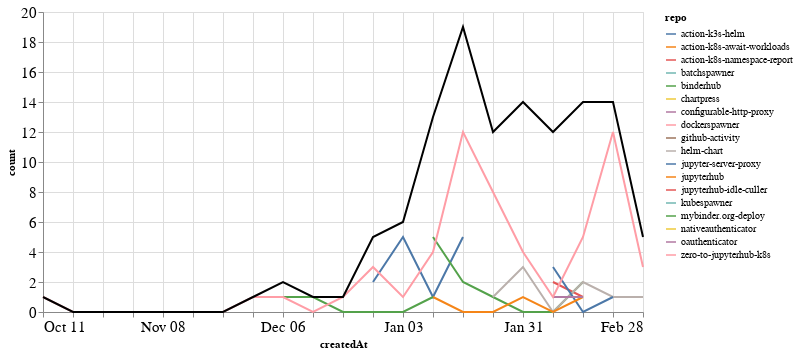

The notebook cell this image was saved under:
### Markdown cell above
### PRs

### Code cell
prs_time = prs.groupby('repo').resample('W', on='createdAt').count()['author'].reset_index()
prs_time = prs_time.rename(columns={'author': 'count'})
prs_time_total = prs_time.groupby('createdAt').agg({"count": "sum"}).reset_index()

ch1 = alt.Chart(prs_time, width=600).mark_line().encode(
    x='createdAt',
    y='count',
    color='repo',
    tooltip="repo"
)

ch2 = alt.Chart(prs_time_total, width=600).mark_line(color="black").encode(
    x='createdAt',
    y='count',
)

ch1 + ch2

### Figure 1 — Vega-Lite specification as saved in the notebook (floating-point values rounded to 4 significant figures)
{"config": {"axisLeft": {"labelFontSize": 15}, "axisBottom": {"labelFontSize": 15}}, "layer": [{"data": {"name": "data-95ecbfc00d375909501582b99e98c202"}, "mark": "line", "encoding": {"color": {"type": "nominal", "field": "repo"}, "tooltip": {"type": "nominal", "field": "repo"}, "x": {"type": "temporal", "field": "createdAt"}, "y": {"type": "quantitative", "field": "count"}}, "width": 600}, {"data": {"name": "data-0b377f72fafea9683189267499f2547f"}, "mark": {"type": "line", "color": "black"}, "encoding": {"x": {"type": "temporal", "field": "createdAt"}, "y": {"type": "quantitative", "field": "count"}}, "width": 600}], "$schema": "https://vega.github.io/schema/vega-lite/v4.8.1.json", "datasets": {"data-95ecbfc00d375909501582b99e98c202": [{"repo": "action-k3s-helm", "createdAt": "2020-12-27T00:00:00", "count": 2}, {"repo": "action-k3s-helm", "createdAt": "2021-01-03T00:00:00", "count": 5}, {"repo": "action-k3s-helm", "createdAt": "2021-01-10T00:00:00", "count": 1}, {"repo": "action-k3s-helm", "createdAt": "2021-01-17T00:00:00", "count": 5}, {"repo": "action-k8s-await-workloads", "createdAt": "2021-02-07T00:00:00", "count": 3}, {"repo": "action-k8s-namespace-report", "createdAt": "2021-02-07T00:00:00", "count": 2}, {"repo": "action-k8s-namespace-report", "createdAt": "2021-02-14T00:00:00", "count": 1}, {"repo": "batchspawner", "createdAt": "2021-01-31T00:00:00", "count": 1}, {"repo": "binderhub", "createdAt": "2021-01-10T00:00:00", "count": 5}, {"repo": "binderhub", "createdAt": "2021-01-17T00:00:00", "count": 2}, {"repo": "binderhub", "createdAt": "2021-01-24T00:00:00", "count": 1}, {"repo": "binderhub", "createdAt": "2021-01-31T00:00:00", "count": 0}, {"repo": "binderhub", "createdAt": "2021-02-07T00:00:00", "count": 0}, {"repo": "binderhub", "createdAt": "2021-02-14T00:00:00", "count": 2}, {"repo": "chartpress", "createdAt": "2021-01-24T00:00:00", "count": 2}, {"repo": "configurable-http-proxy", "createdAt": "2021-02-07T00:00:00", "count": 2}, {"repo": "dockerspawner", "createdAt": "2021-02-28T00:00:00", "count": 1}, {"repo": "github-activity", "createdAt": "2021-01-10T00:00:00", "count": 1}, {"repo": "helm-chart", "createdAt": "2021-01-24T00:00:00", "count": 1}, {"repo": "helm-chart", "createdAt": "2021-01-31T00:00:00", "count": 3}, {"repo": "helm-chart", "createdAt": "2021-02-07T00:00:00", "count": 0}, {"repo": "helm-chart", "createdAt": "2021-02-14T00:00:00", "count": 2}, {"repo": "helm-chart", "createdAt": "2021-02-21T00:00:00", "count": 1}, {"repo": "helm-chart", "createdAt": "2021-02-28T00:00:00", "count": 1}, {"repo": "jupyter-server-proxy", "createdAt": "2021-02-07T00:00:00", "count": 3}, {"repo": "jupyter-server-proxy", "createdAt": "2021-02-14T00:00:00", "count": 0}, {"repo": "jupyter-server-proxy", "createdAt": "2021-02-21T00:00:00", "count": 1}, {"repo": "jupyterhub", "createdAt": "2021-01-10T00:00:00", "count": 1}, {"repo": "jupyterhub", "createdAt": "2021-01-17T00:00:00", "count": 0}, {"repo": "jupyterhub", "createdAt": "2021-01-24T00:00:00", "count": 0}, {"repo": "jupyterhub", "createdAt": "2021-01-31T00:00:00", "count": 1}, {"repo": "jupyterhub", "createdAt": "2021-02-07T00:00:00", "count": 0}, {"repo": "jupyterhub", "createdAt": "2021-02-14T00:00:00", "count": 1}, {"repo": "jupyterhub-idle-culler", "createdAt": "2021-01-31T00:00:00", "count": 1}, {"repo": "kubespawner", "createdAt": "2021-02-14T00:00:00", "count": 2}, {"repo": "mybinder.org-deploy", "createdAt": "2020-12-06T00:00:00", "count": 1}, {"repo": "mybinder.org-deploy", "createdAt": "2020-12-13T00:00:00", "count": 1}, {"repo": "mybinder.org-deploy", "createdAt": "2020-12-20T00:00:00", "count": 0}, {"repo": "mybinder.org-deploy", "createdAt": "2020-12-27T00:00:00", "count": 0}, {"repo": "mybinder.org-deploy", "createdAt": "2021-01-03T00:00:00", "count": 0}, {"repo": "mybinder.org-deploy", "createdAt": "2021-01-10T00:00:00", "count": 1}, {"repo": "nativeauthenticator", "createdAt": "2021-01-31T00:00:00", "count": 4}, {"repo": "oauthenticator", "createdAt": "2021-02-07T00:00:00", "count": 1}, {"repo": "oauthenticator", "createdAt": "2021-02-14T00:00:00", "count": 1}, {"repo": "zero-to-jupyterhub-k8s", "createdAt": "2020-10-11T00:00:00", "count": 1}, {"repo": "zero-to-jupyterhub-k8s", "createdAt": "2020-10-18T00:00:00", "count": 0}, {"repo": "zero-to-jupyterhub-k8s", "createdAt": "2020-10-25T00:00:00", "count": 0}, {"repo": "zero-to-jupyterhub-k8s", "createdAt": "2020-11-01T00:00:00", "count": 0}, {"repo": "zero-to-jupyterhub-k8s", "createdAt": "2020-11-08T00:00:00", "count": 0}, {"repo": "zero-to-jupyterhub-k8s", "createdAt": "2020-11-15T00:00:00", "count": 0}, {"repo": "zero-to-jupyterhub-k8s", "createdAt": "2020-11-22T00:00:00", "count": 0}, {"repo": "zero-to-jupyterhub-k8s", "createdAt": "2020-11-29T00:00:00", "count": 1}, {"repo": "zero-to-jupyterhub-k8s", "createdAt": "2020-12-06T00:00:00", "count": 1}, {"repo": "zero-to-jupyterhub-k8s", "createdAt": "2020-12-13T00:00:00", "count": 0}, {"repo": "zero-to-jupyterhub-k8s", "createdAt": "2020-12-20T00:00:00", "count": 1}, {"repo": "zero-to-jupyterhub-k8s", "createdAt": "2020-12-27T00:00:00", "count": 3}, {"repo": "zero-to-jupyterhub-k8s", "createdAt": "2021-01-03T00:00:00", "count": 1}, {"repo": "zero-to-jupyterhub-k8s", "createdAt": "2021-01-10T00:00:00", "count": 4}, {"repo": "zero-to-jupyterhub-k8s", "createdAt": "2021-01-17T00:00:00", "count": 12}, {"repo": "zero-to-jupyterhub-k8s", "createdAt": "2021-01-24T00:00:00", "count": 8}, {"repo": "zero-to-jupyterhub-k8s", "createdAt": "2021-01-31T00:00:00", "count": 4}, {"repo": "zero-to-jupyterhub-k8s", "createdAt": "2021-02-07T00:00:00", "count": 1}, {"repo": "zero-to-jupyterhub-k8s", "createdAt": "2021-02-14T00:00:00", "count": 5}, {"repo": "zero-to-jupyterhub-k8s", "createdAt": "2021-02-21T00:00:00", "count": 12}, {"repo": "zero-to-jupyterhub-k8s", "createdAt": "2021-02-28T00:00:00", "count": 3}], "data-0b377f72fafea9683189267499f2547f": [{"createdAt": "2020-10-11T00:00:00", "count": 1}, {"createdAt": "2020-10-18T00:00:00", "count": 0}, {"createdAt": "2020-10-25T00:00:00", "count": 0}, {"createdAt": "2020-11-01T00:00:00", "count": 0}, {"createdAt": "2020-11-08T00:00:00", "count": 0}, {"createdAt": "2020-11-15T00:00:00", "count": 0}, {"createdAt": "2020-11-22T00:00:00", "count": 0}, {"createdAt": "2020-11-29T00:00:00", "count": 1}, {"createdAt": "2020-12-06T00:00:00", "count": 2}, {"createdAt": "2020-12-13T00:00:00", "count": 1}, {"createdAt": "2020-12-20T00:00:00", "count": 1}, {"createdAt": "2020-12-27T00:00:00", "count": 5}, {"createdAt": "2021-01-03T00:00:00", "count": 6}, {"createdAt": "2021-01-10T00:00:00", "count": 13}, {"createdAt": "2021-01-17T00:00:00", "count": 19}, {"createdAt": "2021-01-24T00:00:00", "count": 12}, {"createdAt": "2021-01-31T00:00:00", "count": 14}, {"createdAt": "2021-02-07T00:00:00", "count": 12}, {"createdAt": "2021-02-14T00:00:00", "count": 14}, {"createdAt": "2021-02-21T00:00:00", "count": 14}, {"createdAt": "2021-02-28T00:00:00", "count": 5}]}}
